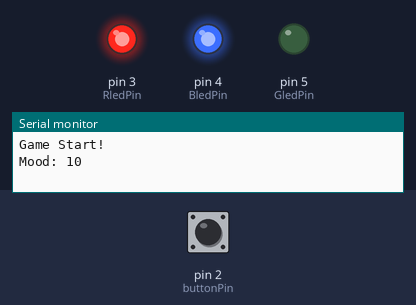
Bench run of a sketch on a simulated Arduino Uno, built with avr-gcc and run on an emulated ATmega328P. On the bench: output pins drawn as LEDs (lit = HIGH), the last lines printed to the serial monitor. Inputs (shaded band) come from the test bench; at power-on: pin 2 (buttonPin) LOW.

Above: at 1.2 s.
1.3 s: pin 2 (buttonPin) pulled HIGH for 0.15 s
At 2.6 s:
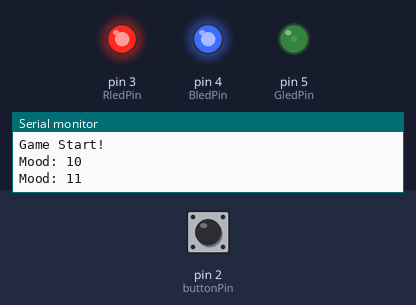
4.4 s: pin 2 (buttonPin) pulled HIGH for 1 s
At 5.0 s:
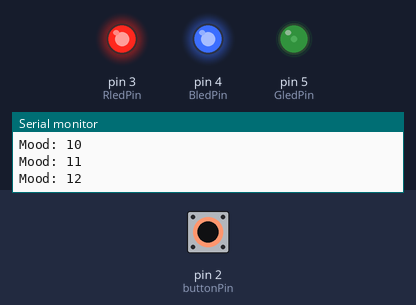
8.4 s: pin 2 (buttonPin) pulled HIGH for 0.15 s
At 9.2 s:
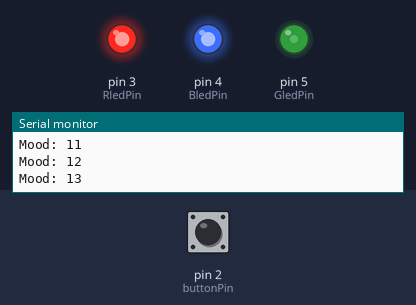
11.5 s: pin 2 (buttonPin) pulsed HIGH 5 times (0.12 s each, 0.3 s apart)
At 13.6 s:
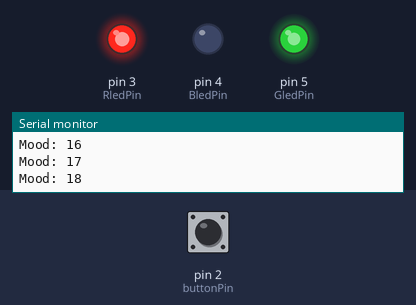
Timing chart, 0 to 28.2 s (numbered marks = the images above; inputs shaded):
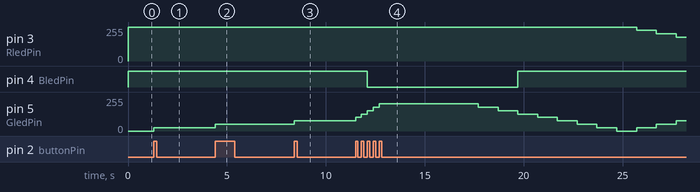

Measured:
- after the input at 1.3 s, pin 5 (GledPin): 0/255 → 25/255 at once
- after the input at 4.4 s, pin 3 (RledPin): stays 255/255 (without the input it goes to 229/255 after 2.9 s)
- after the input at 8.4 s, pin 3 (RledPin): stays 255/255 (without the input it goes to 229/255 after 3.0 s)
- after the input at 11.5 s, pin 4 (BledPin): HIGH → LOW after 0.60 s, → HIGH 7.6 s later

The sketch:

doll.ino
```cpp
const int buttonPin = 2;
const int RledPin = 3;
const int GledPin = 5;
const int BledPin = 4;

// Variables
int buttonState = 0;
bool ButtonPressed = false;

int mood = 10;

unsigned long previousMillis = 0;
unsigned long currentMillis = 0;

const long interval = 5000;
const long decreaseInterval = 1000;

unsigned long lastDecrease = 0;

// Setup
void setup() {
  pinMode(RledPin, OUTPUT);
  pinMode(GledPin, OUTPUT);
  pinMode(BledPin, OUTPUT);

  pinMode(buttonPin, INPUT);

  Serial.begin(9600);

  previousMillis = millis();
  lastDecrease = millis();

  updateMood();

  Serial.println("Game Start!");
  Serial.println("Mood: 10");
}

// Main Loop
void loop() {

  currentMillis = millis();

  buttonState = digitalRead(buttonPin);

  // Button Pressed
  if (buttonState == HIGH && !ButtonPressed) {

    ButtonPressed = true;

    // Increase mood
    if (mood < 20) {
      mood = mood + 1;
    }

    previousMillis = currentMillis;
    lastDecrease = currentMillis;

    updateMood();

    Serial.print("Mood: ");
    Serial.println(mood);

    delay(30);
  }

  // Button Released
  if (buttonState == LOW && ButtonPressed) {
    ButtonPressed = false;
    delay(30);
  }

  // No touch for 5 seconds
  if (currentMillis - previousMillis >= interval) {

    // Decrease mood every second
    if (currentMillis - lastDecrease >= decreaseInterval) {

      lastDecrease = currentMillis;

      if (mood > 0) {
        mood = mood - 1;
      }

      updateMood();

      Serial.print("Mood: ");
      Serial.println(mood);
    }
  }
}

// RGB LED Mood Color
void updateMood() {

  int red = 0;
  int green = 0;
  int blue = 0;

  // Mood 0~10: Red to Green
  if (mood <= 10) {

    red = map(mood, 0, 10, 255, 0);
    green = map(mood, 0, 10, 0, 255);
    blue = 0;

  }

  // Mood 10~20: Green to Blue
  else {

    red = 0;
    green = map(mood, 10, 20, 255, 0);
    blue = map(mood, 10, 20, 0, 255);

  }

  // Common Anode RGB LED
  analogWrite(RledPin, 255 - red);
  analogWrite(GledPin, 255 - green);
  analogWrite(BledPin, 255 - blue);
}
```
